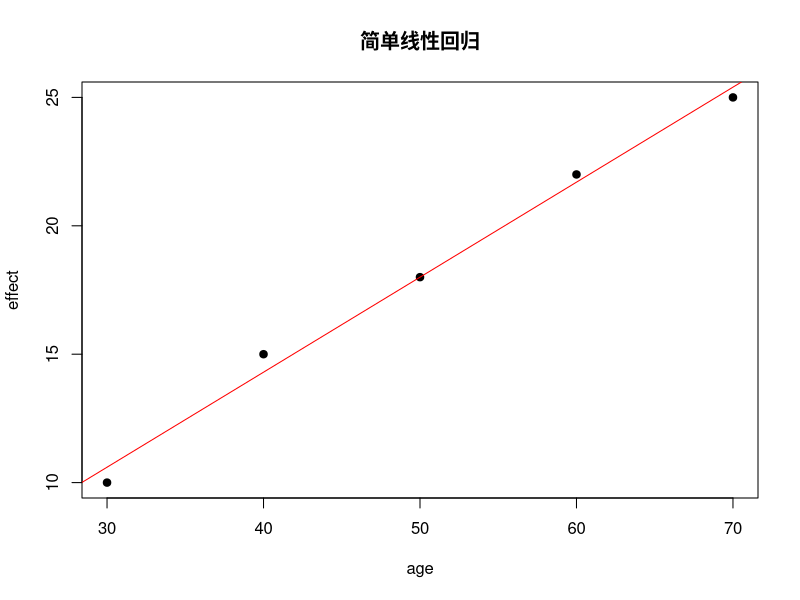
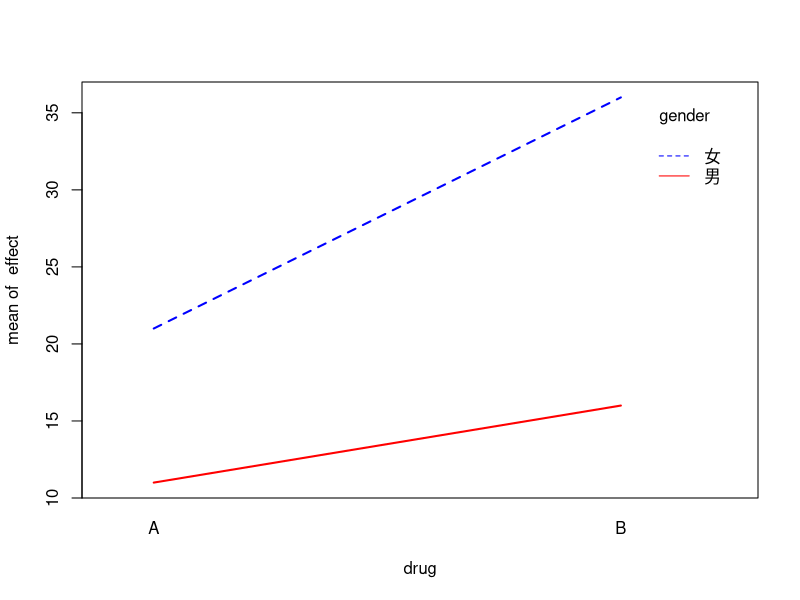
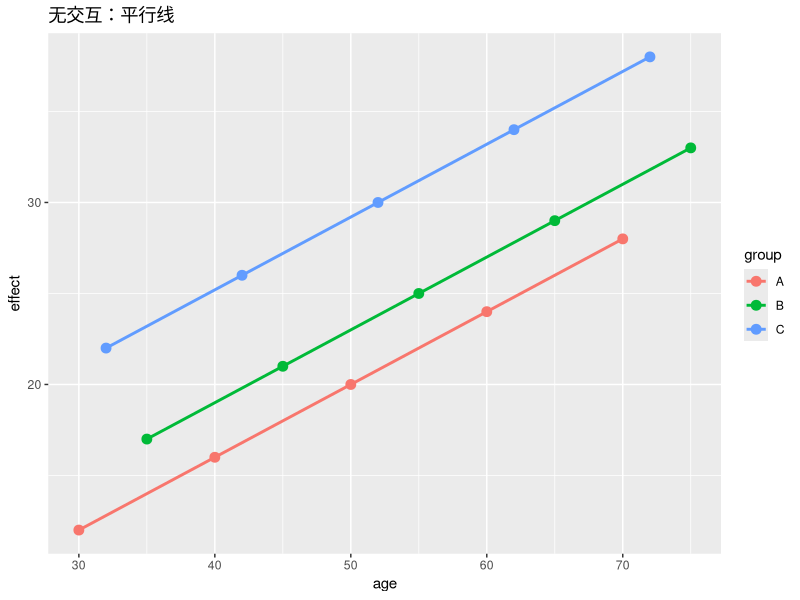
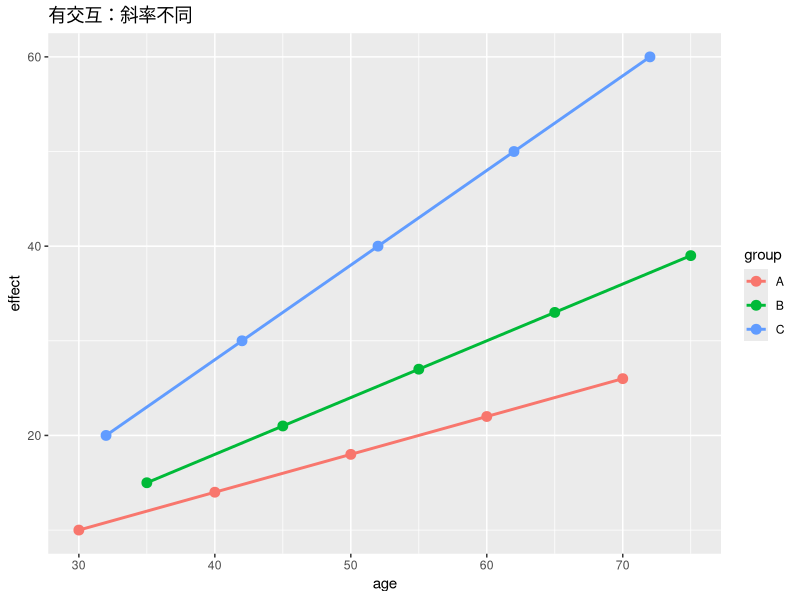

Here is the R script that generated these plots, in order:
# Step1 简单线性回归

# 数据：年龄和降压效果
age <- c(30, 40, 50, 60, 70)
effect <- c(10, 15, 18, 22, 25)

# 拟合模型
model1 <- lm(effect ~ age)
summary(model1)

# 设计矩阵长什么样
model.matrix(model1)

# 画图
plot(age, effect, pch = 19, main = "简单线性回归")
abline(model1, col = "red")

# Step2 多元线性回归


# 数据：年龄、体重和降压效果
age <- c(30, 40, 50, 60, 70, 35, 45, 55)
weight <- c(60, 70, 80, 75, 85, 65, 72, 78)
effect <- c(10, 15, 20, 18, 25, 12, 16, 19)

# 拟合模型
model2 <- lm(effect ~ age + weight)
summary(model2)

# 设计矩阵
model.matrix(model2)

# Step3 单因素ANOVA（分类变量）

# 数据：三种药，每种6人
drug <- factor(rep(c("A", "B", "C"), each = 6))
effect <- c(10, 12, 11, 13, 10, 12,   # A组
            20, 22, 21, 23, 20, 22,   # B组
            15, 17, 16, 18, 15, 17)   # C组

# 方法1：用aov
model3a <- aov(effect ~ drug)
summary(model3a)

# 方法2：用lm（完全等价）
model3b <- lm(effect ~ drug)
summary(model3b)

# 设计矩阵（参考编码，A是参考组）
model.matrix(model3b)

# 看每组均值
tapply(effect, drug, mean)


# Step4 双因素ANOVA（无交互）

# 数据：药物（A/B）× 性别（男/女）
drug <- factor(rep(c("A", "B"), each = 6))
gender <- factor(rep(c("男", "女"), times = 6))
effect <- c(10, 12, 11, 13, 14, 15,   # 药A
            20, 22, 21, 23, 24, 25)   # 药B

# 无交互模型
model4 <- lm(effect ~ drug + gender)
summary(model4)

# 设计矩阵
model.matrix(model4)

# Step5 双因素ANOVA（有交互）

# 数据：药物效果因性别而异
drug <- factor(rep(c("A", "B"), each = 6))
gender <- factor(rep(c("男", "女"), times = 6))
effect <- c(10, 20, 11, 21, 12, 22,   # 药A：男女差10
            15, 35, 16, 36, 17, 37)   # 药B：男女差20（交互！）

# 有交互模型
model5 <- lm(effect ~ drug * gender)  # drug * gender = drug + gender + drug:gender
summary(model5)

# 设计矩阵
model.matrix(model5)

# 交互图
interaction.plot(drug, gender, effect, col = c("blue", "red"), lwd = 2)

# Step6 协方差分析（离散+连续，无交互）
# 数据：三组，每组有年龄和降压效果
group <- factor(rep(c("A", "B", "C"), each = 5))
age <- c(30, 40, 50, 60, 70,    # A组
         35, 45, 55, 65, 75,    # B组
         32, 42, 52, 62, 72)    # C组
effect <- c(12, 16, 20, 24, 28,  # A组
            17, 21, 25, 29, 33,  # B组
            22, 26, 30, 34, 38)  # C组

# 无交互：平行线
model6 <- lm(effect ~ group + age)
summary(model6)

# 设计矩阵
model.matrix(model6)

# 画图
library(ggplot2)
df <- data.frame(group, age, effect)
ggplot(df, aes(x = age, y = effect, color = group)) +
  geom_point(size = 3) +
  geom_smooth(method = "lm", se = FALSE) +
  ggtitle("无交互：平行线")


# Step7 协方差分析（离散+连续，有交互）
# 数据：斜率不同
group <- factor(rep(c("A", "B", "C"), each = 5))
age <- c(30, 40, 50, 60, 70,
         35, 45, 55, 65, 75,
         32, 42, 52, 62, 72)
effect <- c(10, 14, 18, 22, 26,  # A组：斜率0.4
            15, 21, 27, 33, 39,  # B组：斜率0.6
            20, 30, 40, 50, 60)  # C组：斜率1.0

# 有交互：不同斜率
model7 <- lm(effect ~ group * age)
summary(model7)

# 设计矩阵
model.matrix(model7)

# 画图
df <- data.frame(group, age, effect)
ggplot(df, aes(x = age, y = effect, color = group)) +
  geom_point(size = 3) +
  geom_smooth(method = "lm", se = FALSE) +
  ggtitle("有交互：斜率不同")

# Step8 平方和类型
library(car)

# 双因素数据
set.seed(456)
A <- factor(rep(c("a1", "a2"), each = 10))
B <- factor(rep(c("b1", "b2"), times = 10))
y <- c(10, 12, 11, 13, 14, 20, 22, 21, 23, 24,
       15, 17, 16, 18, 19, 30, 32, 31, 33, 34) + rnorm(20, 0, 1)

# 不平衡设计（删几个观测）
df <- data.frame(A, B, y)[-c(1, 5, 15), ]

model <- lm(y ~ A + B, data = df)

# Type I
cat("=== Type I: 先A后B ===\n")
anova(model)

# 换顺序
model_rev <- lm(y ~ B + A, data = df)
cat("\n=== Type I: 先B后A ===\n")
anova(model_rev)  # 不一样！

# Type III
cat("\n=== Type III ===\n")
Anova(model, type = 3)  # 顺序无关

# Step9 前后对比（临床试验）
# 数据
group <- factor(c(rep("真药", 10), rep("安慰剂", 10)))
x1 <- c(150, 145, 160, 155, 140, 148, 152, 158, 143, 147,  # 真药组治疗前
        148, 152, 145, 150, 155, 142, 157, 149, 153, 146)  # 安慰剂组治疗前
x2 <- c(130, 128, 140, 135, 125, 132, 138, 142, 128, 130,  # 真药组治疗后
        145, 150, 143, 148, 152, 140, 154, 147, 150, 144)  # 安慰剂组治疗后

# 方法1：差值t检验
d <- x2 - x1
t.test(d ~ group)

# 方法2：ANCOVA
model9 <- lm(x2 ~ x1 + group)
summary(model9)

# 看group的系数：真药比安慰剂多降多少

# Step10 查看设计矩阵的技巧

# 先创建factor变量
group <- factor(c("A", "B", "C", "A", "B", "C"))

# 查看默认编码（treatment coding）
cat("=== 默认编码（参考编码）===\n")
contrasts(group)

# 改成sum coding（效应编码）
contrasts(group) <- contr.sum(3)
cat("\n=== Sum coding（效应编码）===\n")
contrasts(group)

# 改成helmert coding
contrasts(group) <- contr.helmert(3)
cat("\n=== Helmert coding ===\n")
contrasts(group)
